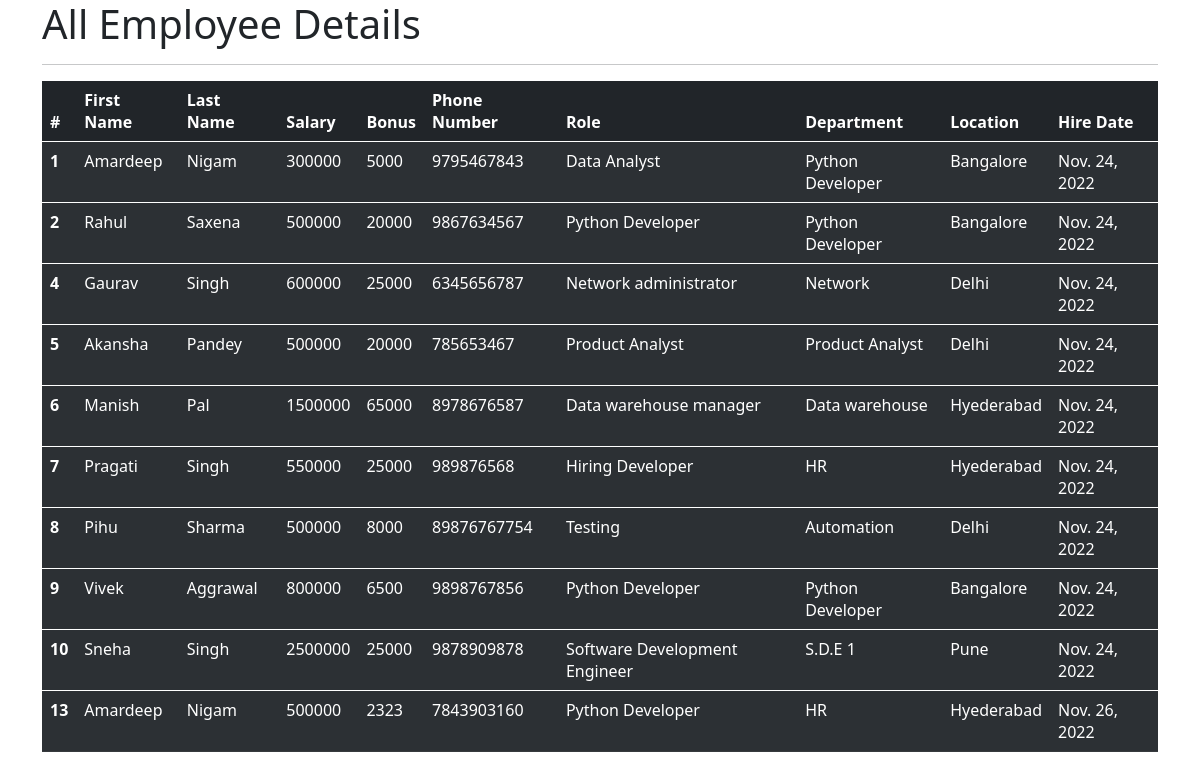
The app's page /all_emp with its own data.
### emp_app/models.py (models this page shows, shortened)
class Employee(models.Model):
    first_name = models.CharField(max_length=100, null=False)
    last_name = models.CharField(max_length=100)
    dept = models.ForeignKey(Department, on_delete=models.CASCADE)
    salary = models.IntegerField(default=0)
    bonus = models.IntegerField(default=0)
    role = models.ForeignKey(Role, on_delete=models.CASCADE)
    phone = models.IntegerField(default=0)
    hire_date = models.DateField()
    def __str__ (self):
        return "%s %s %s" %(self.first_name, self.last_name, self.phone)

class Role(models.Model):
    name = models.CharField(max_length=100, null=False)

class Department(models.Model):
    name = models.CharField(max_length=100, null=False)
    location = models.CharField(max_length=100)

### emp_app/views.py (the view)
# urls.py: path('all_emp', views.all_emp, name = 'all_emp'),
def all_emp(request):
    emps = Employee.objects.all()
    context = {
        'emps': emps
    }
    print(context)
    return render(request, 'view_all_emp.html', context)

### emp_app/templates/view_all_emp.html (shortened to what this page needs)
<html lang="en">
<head>
</head>
<!doctype html>
<html lang="en">
  <head>
    <link href="https://cdn.jsdelivr.net/npm/bootstrap@5.0.2/dist/css/bootstrap.min.css" rel="stylesheet">
  </head>
  <body>
    <div class="container">
        <h1>All Employee Details</h1>
        <hr>
        <table class="table table-dark table-striped">
            <thead>
              <tr>
                <th scope="col">#</th>
                <th scope="col">First Name</th>
                <th scope="col">Last Name</th>
                <th scope="col">Salary</th>
                <th scope="col">Bonus</th>
                <th scope="col">Phone Number</th>
                <th scope="col">Role</th>
                <th scope="col">Department</th>
                <th scope="col">Location</th>
                <th scope="col">Hire Date</th>
              </tr>
            </thead>
                   {% for emp in emps %}
            <tbody>
              <tr>
                <th scope="row">{{emp.id}}</th>
                <td>{{emp.first_name}}</td>
                <td>{{emp.last_name}}</td>
                <td>{{emp.salary}}</td>
                <td>{{emp.bonus}}</td>
                <td>{{emp.phone}}</td>
                <td>{{emp.role.name}}</td>
                <td>{{emp.dept.name}}</td>
                <td>{{emp.dept.location}}</td>
                <td>{{emp.hire_date}}</td>
              </tr>
            </tbody>
                    {% endfor %}
          </table>
    </div>
  </body>
</html>

### records on screen
Employee: id "1", first_name "Amardeep", last_name "Nigam", salary "300000", bonus "5000", phone "9795467843", role.name "Data Analyst", dept.name "Python Developer", dept.location "Bangalore", hire_date "Nov. 24, 2022"
Employee: id "2", first_name "Rahul", last_name "Saxena", salary "500000", bonus "20000", phone "9867634567", role.name "Python Developer", dept.name "Python Developer", dept.location "Bangalore", hire_date "Nov. 24, 2022"
Employee: id "4", first_name "Gaurav", last_name "Singh", salary "600000", bonus "25000", phone "6345656787", role.name "Network administrator", dept.name "Network", dept.location "Delhi", hire_date "Nov. 24, 2022"
Employee: id "5", first_name "Akansha", last_name "Pandey", salary "500000", bonus "20000", phone "785653467", role.name "Product Analyst", dept.name "Product Analyst", dept.location "Delhi", hire_date "Nov. 24, 2022"
Employee: id "6", first_name "Manish", last_name "Pal", salary "1500000", bonus "65000", phone "8978676587", role.name "Data warehouse manager", dept.name "Data warehouse", dept.location "Hyederabad", hire_date "Nov. 24, 2022"
Employee: id "7", first_name "Pragati", last_name "Singh", salary "550000", bonus "25000", phone "989876568", role.name "Hiring Developer", dept.name "HR", dept.location "Hyederabad", hire_date "Nov. 24, 2022"
Employee: id "8", first_name "Pihu", last_name "Sharma", salary "500000", bonus "8000", phone "89876767754", role.name "Testing", dept.name "Automation", dept.location "Delhi", hire_date "Nov. 24, 2022"
Employee: id "9", first_name "Vivek", last_name "Aggrawal", salary "800000", bonus "6500", phone "9898767856", role.name "Python Developer", dept.name "Python Developer", dept.location "Bangalore", hire_date "Nov. 24, 2022"
Employee: id "10", first_name "Sneha", last_name "Singh", salary "2500000", bonus "25000", phone "9878909878", role.name "Software Development Engineer", dept.name "S.D.E 1", dept.location "Pune", hire_date "Nov. 24, 2022"
Employee: id "13", first_name "Amardeep", last_name "Nigam", salary "500000", bonus "2323", phone "7843903160", role.name "Python Developer", dept.name "HR", dept.location "Hyederabad", hire_date "Nov. 26, 2022"
